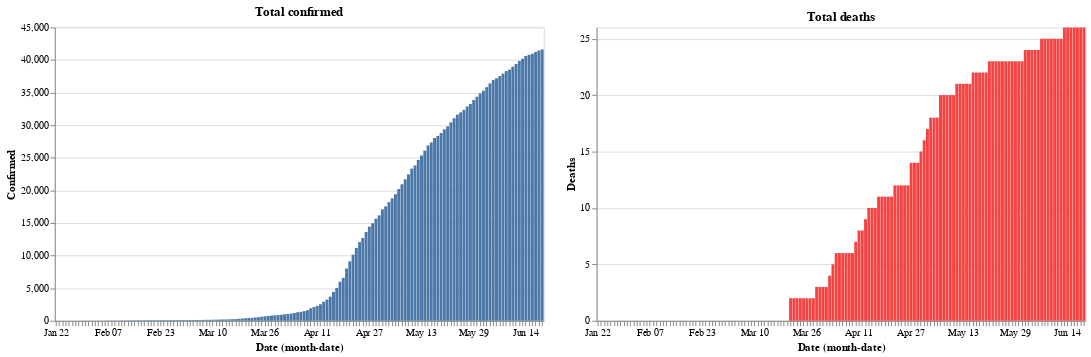

Notebook code cell kept with this figure:
### Code cell
red = alt.value('#f54242')
base.encode(y='Confirmed').properties(title='Total confirmed') | base.encode(y='Deaths', color=red).properties(title='Total deaths')

### Figure 1 — Vega-Lite specification as saved in the notebook (floating-point values rounded to 4 significant figures; data arrays with more than 128 entries replaced by an {"elided": "..."} marker saying what was removed)
{"config": {"view": {"continuousWidth": 400, "continuousHeight": 300}}, "hconcat": [{"mark": "bar", "encoding": {"x": {"type": "ordinal", "field": "Date", "timeUnit": "monthdate"}, "y": {"type": "quantitative", "field": "Confirmed"}}, "title": "Total confirmed", "width": 500}, {"mark": "bar", "encoding": {"color": {"value": "#f54242"}, "x": {"type": "ordinal", "field": "Date", "timeUnit": "monthdate"}, "y": {"type": "quantitative", "field": "Deaths"}}, "title": "Total deaths", "width": 500}], "data": {"name": "data-a870ef1b2f3b6166e1fcb97b799bacad"}, "$schema": "https://vega.github.io/schema/vega-lite/v4.8.1.json", "datasets": {"data-a870ef1b2f3b6166e1fcb97b799bacad": {"elided": "150 records"}}}
